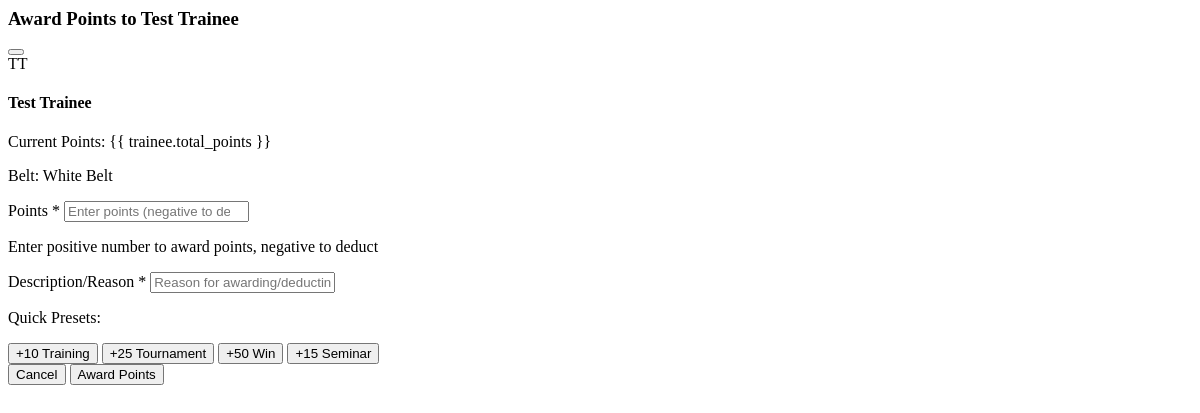
Before: /trainees/1/award-points/ (signed in) with the older database file.
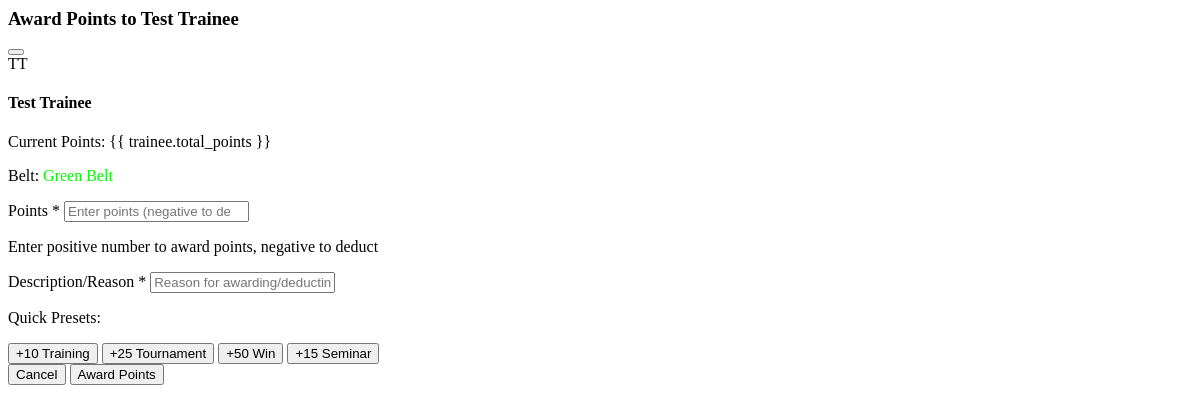
After: the same page with the newer database file.
### core/models.py (models this page shows, shortened)
class Trainee(models.Model):
    user = models.OneToOneField(User, on_delete=models.CASCADE)
    date_of_birth = models.DateField()
    belt = models.ForeignKey(Belt, on_delete=models.SET_NULL, null=True)
    contact_number = models.CharField(max_length=20)
    address = models.TextField()
    join_date = models.DateField(auto_now_add=True)
    profile_image = models.ImageField(upload_to='profiles/', null=True, blank=True)
    emergency_contact = models.CharField(max_length=100, blank=True)
    emergency_phone = models.CharField(max_length=20, blank=True)
    is_active = models.BooleanField(default=True)
    is_approved = models.BooleanField(default=False)  # Requires admin approval
    total_points = models.PositiveIntegerField(default=0, help_text="Total points earned from training and events")

class Belt(models.Model):
    name = models.CharField(max_length=50)
    color = models.CharField(max_length=20, default='#000000')
    order = models.PositiveIntegerField()
    points_required = models.PositiveIntegerField(default=0, help_text="Points required to achieve this belt")
    class Meta:
        ordering = ['order']

### core/views.py (the view, shortened to what this page needs)
# urls.py: path('trainees/<int:trainee_id>/award-points/', award_points, name='award_points'),
@login_required
@user_passes_test(is_admin)
@require_http_methods(["GET", "POST"])
def award_points(request, trainee_id):
    from .models import PointsTransaction
    from .forms import PointsAwardForm
    trainee = get_object_or_404(Trainee, pk=trainee_id)
    form = PointsAwardForm()
    return render(request, 'partials/points_award_form.html', {
        'form': form,
        'trainee': trainee
    })

### core/forms.py (shortened to what this page needs)
class PointsAwardForm(forms.Form):
    points = forms.IntegerField(
        widget=forms.NumberInput(attrs={
            'class': 'mt-1 block w-full rounded-md border-gray-300 shadow-sm focus:border-indigo-500 focus:ring-indigo-500 sm:text-sm',
            'placeholder': 'Enter points (negative to deduct)'
        }),
        help_text="Enter positive number to award points, negative to deduct"
    )
    description = forms.CharField(
        max_length=255,
        widget=forms.TextInput(attrs={
            'class': 'mt-1 block w-full rounded-md border-gray-300 shadow-sm focus:border-indigo-500 focus:ring-indigo-500 sm:text-sm',
            'placeholder': 'Reason for awarding/deducting points'
        })
    )

### core/views.py (called while the page is built)
def is_admin(user):
    return user.groups.filter(name='Admin').exists()

### templates/partials/points_award_form.html (shortened to what the changed rows need)
<div class="px-6 py-4 border-b border-gray-200">
    <div class="flex items-center justify-between">
        <h3 class="text-lg font-semibold text-gray-900">
            Award Points to {{ trainee.user.get_full_name }}
        </h3>
        <button @click="showModal = false" class="text-gray-400 hover:text-gray-600 transition-colors">
        </button>
    </div>
</div>
<div class="px-6 py-4">
    <div class="mb-6 p-4 bg-gray-50 rounded-lg">
        <div class="flex items-center space-x-4">
            {% if trainee.profile_image %}
            <img src="{{ trainee.profile_image.url }}" alt="{{ trainee.user.get_full_name }}"
                class="w-16 h-16 rounded-full object-cover">
            {% else %}
            <div
                class="w-16 h-16 rounded-full bg-indigo-600 flex items-center justify-center text-white font-bold text-xl">
                {{ trainee.user.first_name|first }}{{ trainee.user.last_name|first }}
            </div>
            {% endif %}
            <div>
                <h4 class="text-lg font-semibold text-gray-900">{{ trainee.user.get_full_name }}</h4>
                <p class="text-sm text-gray-600">Current Points: <span class="font-bold text-indigo-600">{{
                        trainee.total_points }}</span></p>
                {% if trainee.belt %}
                <p class="text-sm text-gray-600">Belt: <span class="font-medium"
                        style="color: {{ trainee.belt.color }};">{{ trainee.belt.name }}</span></p>
                {% endif %}
            </div>
        </div>
    </div>
</div>

Changed rows visible on the page:
changed Trainee "Test Trainee": belt_id 1 → 4 (drawn); belt.name "White Belt" → "Green Belt"
